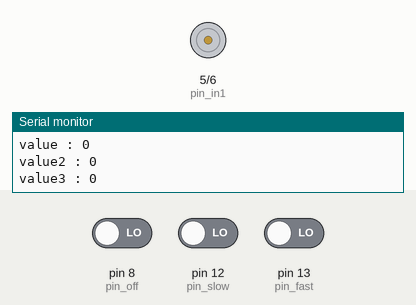
Simulated run of this sketch. Board: Arduino Uno, built with avr-gcc and run on an emulated ATmega328P. Shown: motor-driver pin pairs drawn as motors (green arrow = first pin HIGH = forward, orange = second pin HIGH = backward, longer = more drive, scaled by the enable pin), the last lines printed to the serial monitor. Inputs (shaded band) come from the test bench; at power-on: pin 12 (pin_slow) LOW, pin 13 (pin_fast) LOW, pin 8 (pin_off) LOW.

Above: at 6.8 s.
6.9 s: pin 12 (pin_slow) driven HIGH
At 9.6 s:
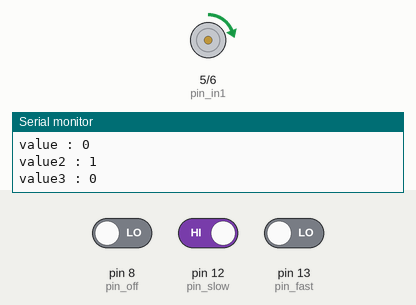
10.8 s: pin 12 (pin_slow) driven LOW and pin 13 (pin_fast) driven HIGH
At 13.1 s:
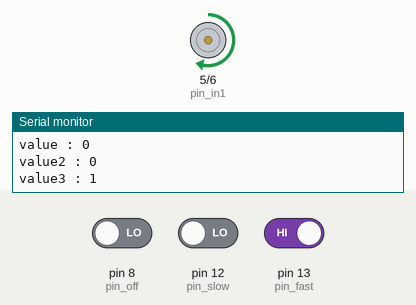
14.7 s: pin 13 (pin_fast) driven LOW
At 15.4 s:
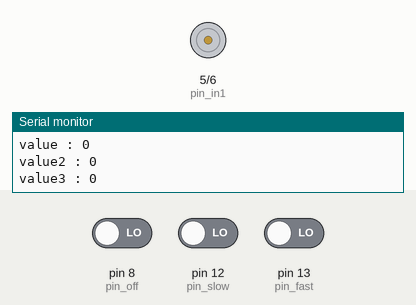
18.6 s: pin 13 (pin_fast) driven HIGH
At 22.4 s:
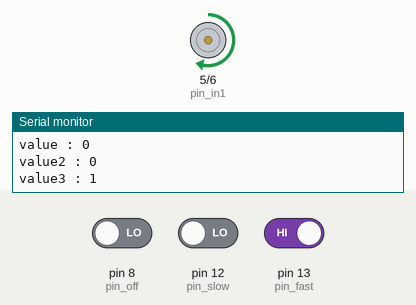
Timing chart, 0 to 23.5 s (numbered marks = the images above; inputs shaded):
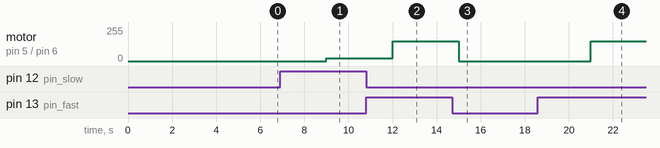

The sketch:

motor_quiz_181228.ino
```cpp
int pin_in1 = 5;
int pin_in2 = 6;
int pin_speed = 3;

int pin_off = 8;
int pin_slow = 12;
int pin_fast = 13;

int flag = 0;

void setup() {
  pinMode(pin_in1, OUTPUT);
  pinMode(pin_in2, OUTPUT);
  pinMode(pin_speed, OUTPUT);
  pinMode(pin_off, INPUT);
  pinMode(pin_slow, INPUT);
  pinMode(pin_fast, INPUT);
  Serial.begin(9600);
 }

void loop() {
  // 시계방향으로 회전
  int value = digitalRead(pin_off);
  int value2 = digitalRead(pin_slow);
  int value3 = digitalRead(pin_fast);


  Serial.print("value : ");
  Serial.println(value);
  Serial.print("value2 : ");
  Serial.println(value2);
  Serial.print("value3 : ");
  Serial.println(value3);

  if(value2 == HIGH){
    flag = 1;
  }else if(value3 == HIGH){
    flag = 2;
  }else{
    flag = 0;
  }
  if(flag == 0){
    digitalWrite(pin_in1, LOW);
    digitalWrite(pin_in2, LOW);
    analogWrite(pin_speed, 0);
    delay(3000);
  }else if(flag == 1){
    digitalWrite(pin_in1, HIGH);
    digitalWrite(pin_in2, LOW);
    analogWrite(pin_speed, 20);
    delay(3000);
  }else{
    digitalWrite(pin_in1, HIGH);
    digitalWrite(pin_in2, LOW);
    analogWrite(pin_speed, 150);
    delay(3000);
  }

}
```

Measured:
- after the input at 6.9 s, motor on pin 5 (pin_in1) / pin 6 (pin_in2): stopped → forward 20/255 after 2.1 s
- after the input at 10.8 s, motor on pin 5 (pin_in1) / pin 6 (pin_in2): forward 20/255 → forward 150/255 after 1.2 s
- after the input at 14.7 s, motor on pin 5 (pin_in1) / pin 6 (pin_in2): forward 150/255 → stopped after 0.30 s
- after the input at 18.6 s, motor on pin 5 (pin_in1) / pin 6 (pin_in2): stopped → forward 150/255 after 2.4 s
